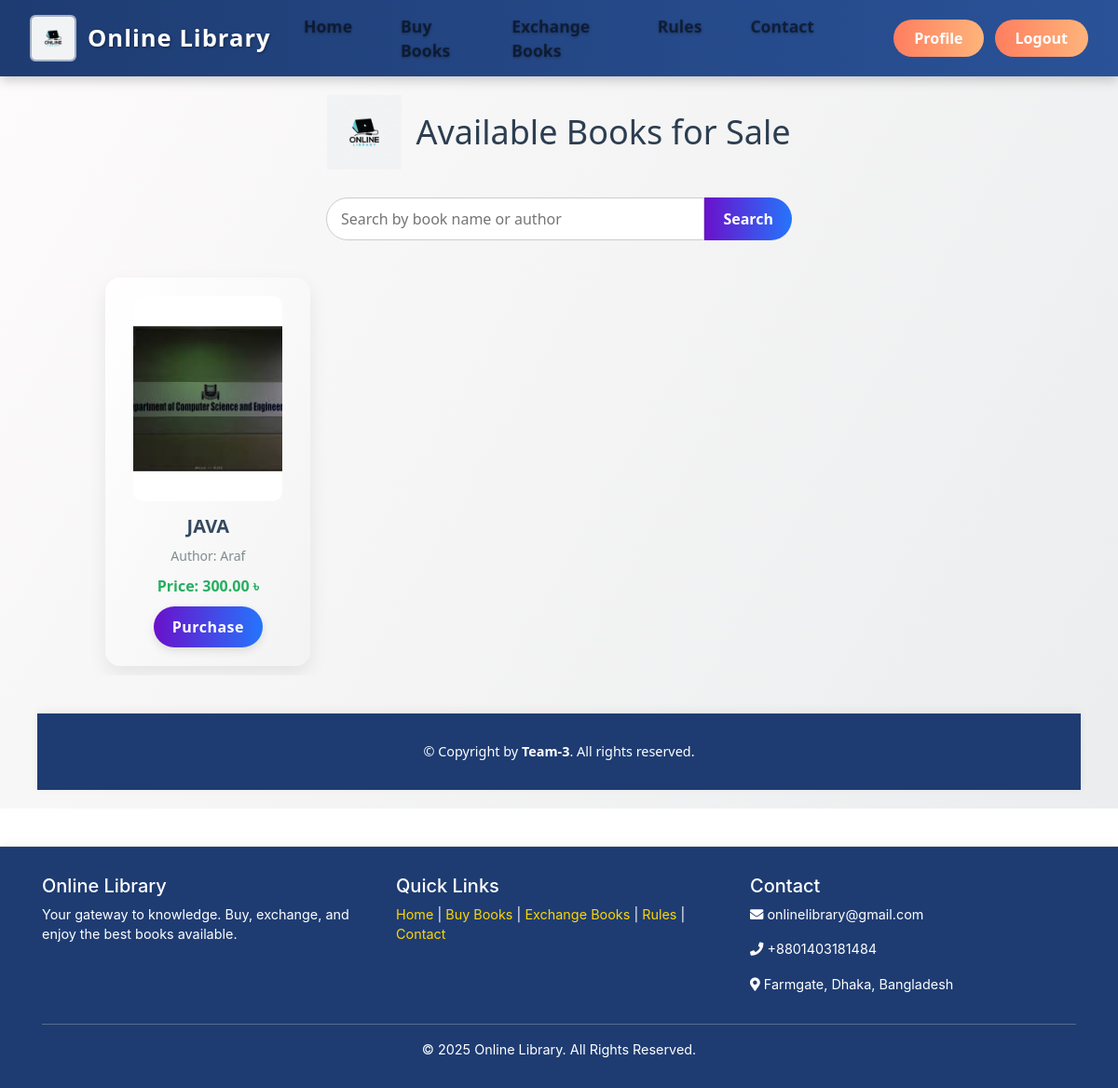
Page /sell/books/ (signed in) on the committed database.
### sell_books/models.py (models this page shows, shortened)
class SellBook(models.Model):
    name = models.CharField(max_length=100, unique=True, blank=True, null=True)
    booktype = models.ForeignKey(BookType, on_delete=models.CASCADE)
    author = models.CharField(max_length=100, blank=True, null=True)
    price = models.DecimalField(max_digits=8, decimal_places=2)
    image = models.ImageField(upload_to='sell_book_images/', blank=True, null=True)

### sell_books/views.py (the view)
# urls.py: path('sell/books/', views.sell_book_list, name='sell-book-list'),
def sell_book_list(request):
    query = request.GET.get('q')
    if query:
        books = SellBook.objects.filter(name__icontains=query) | SellBook.objects.filter(author__icontains=query)
    else:
        books = SellBook.objects.all()
    return render(request, 'sellbooks/booklist.html', {'books': books})

### template/sellbooks/booklist.html (shortened to what this page needs)
{% extends "users/base.html" %}
{% block content %}
<div class="content-wrapper">
  <h1>
    <img src="{{ MEDIA_URL }}Image/Logo.jpg" alt="Logo">
    Available Books for Sale
  </h1>
  <form method="get" action="{% url 'sell-book-list' %}" class="search-box">
    <input type="text" name="q" placeholder="Search by book name or author" value="{{ request.GET.q }}">
    <button type="submit">Search</button>
  </form>
  <div class="book-wrapper">
    <div class="book-container">
      {% for book in books %}
      <div class="book-card">
        {% if book.image %}
          <img src="{{ book.image.url }}" alt="{{ book.name }}">
        {% endif %}
        <div class="book-title">{{ book.name }}</div>
        <div class="book-author">Author: {{ book.author }}</div>
        <div class="book-price">Price: {{ book.price }} ৳</div>
        <a href="{% url 'buy-book' book.id %}" class="buy-btn">Purchase</a>
      </div>
      {% endfor %}
    </div>
  </div>
  <footer>
    &copy; {{ now|date:"Y" }} Copyright by <strong>Team-3</strong>. All rights reserved.
  </footer>
</div>
{% endblock content %}

### template/sellbooks/booklist.html (style rules this page uses)
.content-wrapper { font-family: 'Segoe UI', sans-serif; background: linear-gradient(120deg, #fdfbfb 0%, #ebedee 100%); min-height: calc(100vh - 70px); padding: 20px 40px; }
h1 { text-align: center; margin-bottom: 30px; font-size: 36px; color: #2c3e50; display: flex; justify-content: center; align-items: center; gap: 15px; }
h1 img { height: 80px; }
.search-box { max-width: 500px; margin: 0 auto 30px auto; display: flex; }
.search-box input[type="text"] { flex: 1; padding: 10px 15px; border-radius: 30px 0 0 30px; border: 1px solid #ccc; font-size: 16px; outline: none; }
.search-box button { padding: 10px 20px; border: none; border-radius: 0 30px 30px 0; background: linear-gradient(90deg, #6a11cb, #2575fc); color: #fff; font-weight: bold; cursor: pointer; transition: transform 0.2s, background 0.3s; }
.book-wrapper { max-height: calc(100vh - 200px); overflow-y: auto; }
.book-container { display: grid; grid-template-columns: repeat(4, 1fr); gap: 30px; padding: 10px; justify-items: center; }
.book-card { background: linear-gradient(to bottom right, #ffffff, #f3f3f3); border-radius: 16px; width: 220px; box-shadow: 0 8px 20px rgba(0, 0, 0, 0.08); text-align: center; padding: 20px; display: flex; flex-direction: column; align-items: center; transition: transform 0.3s ease, box-shadow 0.3s ease; }
.book-card img { width: 160px; height: 220px; object-fit: cover; border-radius: 10px; transition: transform 0.3s ease; }
.book-title { font-size: 20px; font-weight: bold; margin-top: 12px; color: #34495e; }
.book-author { color: #7f8c8d; font-size: 14px; margin: 6px 0 10px; }
.book-price { font-size: 16px; font-weight: bold; color: #27ae60; margin-bottom: 10px; }
.buy-btn { display: inline-block; background: linear-gradient(90deg, #6a11cb, #2575fc); color: white; padding: 10px 20px; text-decoration: none; border-radius: 30px; margin-top: auto; font-weight: bold; letter-spacing: 0.5px; box-shadow: 0 4px 10px rgba(0, 0, 0, 0.1); transition: transform 0.2s, background 0.3s; }
@media (max-width: 1200px) { .book-container { grid-template-columns: repeat(3, 1fr); } }
footer { margin-top: 40px; padding: 20px 0; text-align: center; background-color: #f0f0f0; color: #555; font-size: 14px; box-shadow: 0 -2px 10px rgba(0,0,0,0.05); border-top: 1px solid #ddd; }

### users/templates/users/base.html (style rules this page uses)
footer { background-color: #1e3c72; color: #fff; padding: 30px 0; font-size: 0.9rem; }

### rows in the picture
SellBook: image (picture), name "JAVA", author "Araf", price "300.00"
